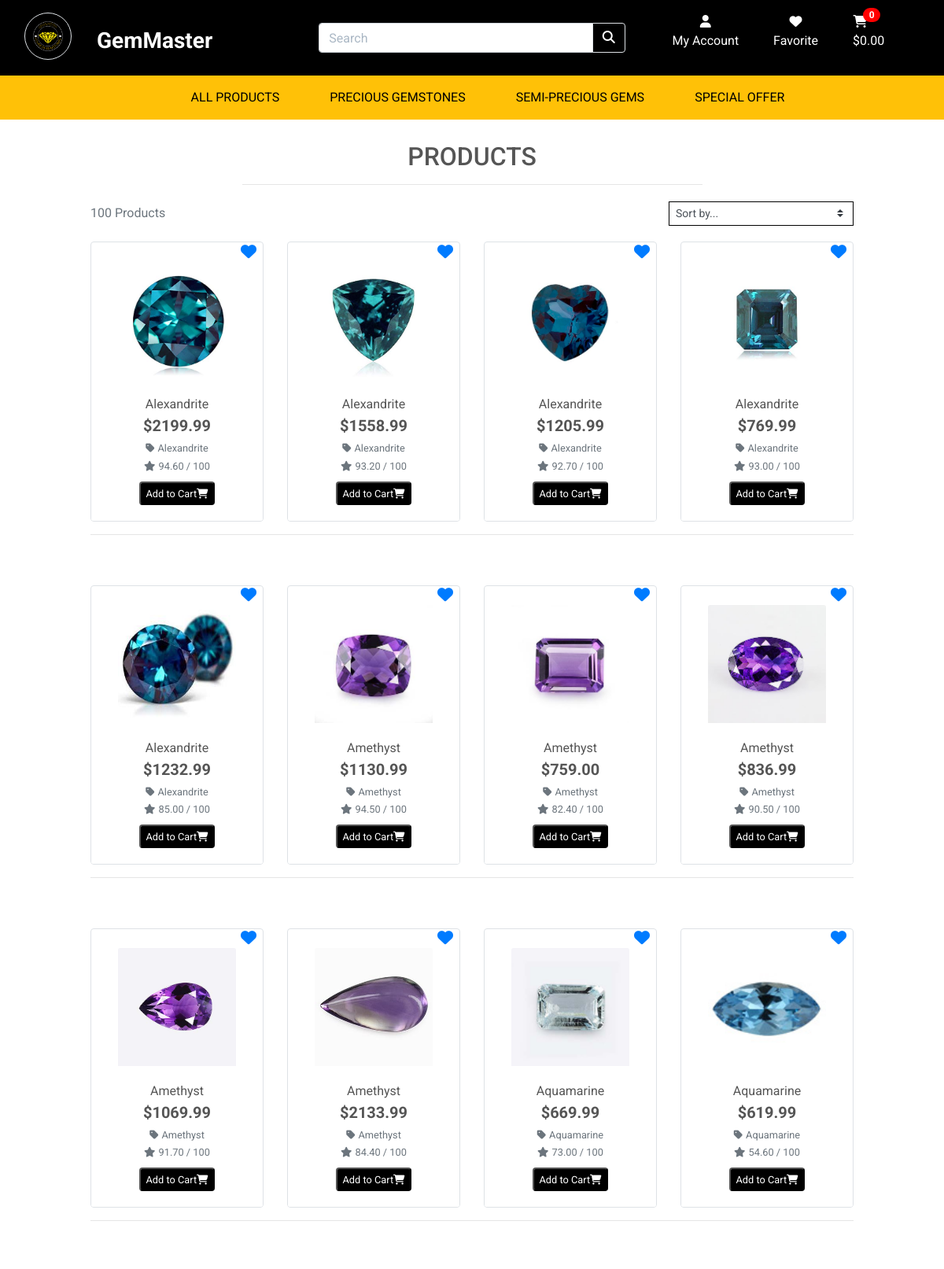
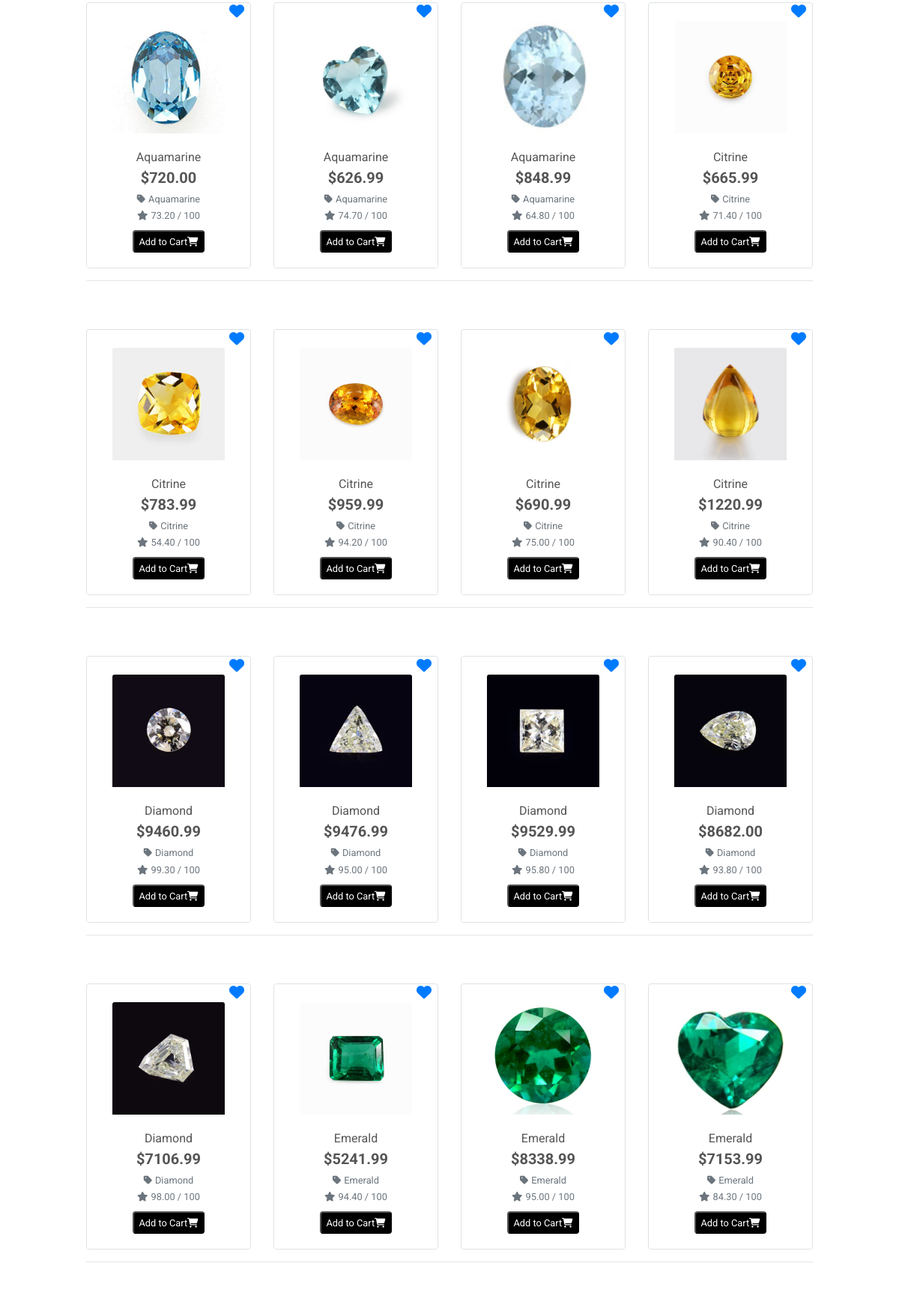
Screenshot of /products/ (upper part) with the database file from the repository (2 pictures, top to bottom).
### products/models.py (models this page shows, shortened)
class Product(models.Model):
    category = models.ForeignKey('Category', null=True, blank=True, on_delete=models.SET_NULL)
    sku = models.CharField(max_length=254, null=True, blank=True)
    name = models.CharField(max_length=254)
    description = models.TextField()
    price = models.DecimalField(max_digits=6, decimal_places=2)
    rating = models.DecimalField(max_digits=6, decimal_places=2, null=True, blank=True)
    image = models.ImageField(null=True, blank=True)

class Category(models.Model):
    class Meta:
        verbose_name_plural = 'Categories'
    name = models.CharField(max_length=254)
    friendly_name = models.CharField(max_length=254, null=True, blank=True)

### products/views.py (the view, shortened to what this page needs)
# urls.py: path('', views.all_products, name='products'),
def all_products(request):
    products = Product.objects.all()
    query = None
    categories = None
    sort = None
    direction = None
    current_sorting = f'{sort}_{direction}'
    context = {
        'products': products,
        'search_term': query,
        'current_categories': categories,
        'current_sorting': current_sorting,
    }
    return render(request, 'products/products.html', context)

### bag/contexts.py (called while the page is built, shortened)
def bag_contents(request):
    bag_items = []
    total = 0
    product_count = 0
    bag = request.session.get('bag', {})
    if total < settings.FREE_DELIVERY_THRESHOLD:
        delivery = total * Decimal(settings.STANDARD_DELIVERY_PERCENTAGE / 100)
        free_delivery_delta = settings.FREE_DELIVERY_THRESHOLD - total
    else:
        delivery = 0
        free_delivery_delta = 0
    grand_total = delivery + total
    context = {
        'bag_items': bag_items,
        'total': total,
        'product_count': product_count,
        'delivery': delivery,
        'free_delivery_delta': free_delivery_delta,
        'free_delivery_threshold': settings.FREE_DELIVERY_THRESHOLD,
        'grand_total': grand_total,
    }
    return context

### products/templates/products/products.html (shortened to what this page needs)
{% extends "base.html" %}
{% load static %}
{% block page_header %}
    <div class="container header-container">
    </div>
{% endblock %}
{% block content %}
    <div class="overlay"></div>
    <div class="container-fluid">
        <div class="row">
            <div class="col text-center mt-3">
                <h2 class="logo-font">Products</h2>
                <hr class="w-50 mb-1">
            </div>
        </div>
        <div class="row">
            <div class="product-container col-10 offset-1">
                <div class="row mt-1 mb-2">
                    <div class="col-12 col-md-6 my-auto order-md-last d-flex justify-content-center justify-content-md-end">
                        <div class="sort-select-wrapper w-50">
                            <select id="sort-selector" class="custom-select custom-select-sm rounded-0 border border-{% if current_sorting != 'None_None' %}info{% else %}black{% endif %}">
                                <option value="reset" {% if current_sorting == 'None_None' %}selected{% endif %}>Sort by...</option>
                            </select>
                        </div>
                    </div>
                    <div class="col-12 col-md-6 order-md-first">
                        <p class="text-muted mt-3 text-center text-md-left">
                            {{ products|length }} Products{% if search_term %} found for <strong>"{{ search_term }}"</strong>{% endif %}
                        </p>
                    </div>
                </div>
                <div class="row">
                    {% for product in products %}
                        <div class="col-sm-6 col-md-6 col-lg-4 col-xl-3">
                            <div class="card h-100 border">
                                {% if product.image %}
                                <a href="{% url 'add_to_favorite' product.id %}" class="text-right"><i class="fas fa-heart fa-lg text-right py-2 px-2" id="btn-likes"></i></a>
                                <a href="{% url 'product_detail' product.id %}" class="text-center">
                                    <img class="card-img-top img-fluid" style="width:150px; height:150px;" src="{{ product.image.url }}" alt="{{ product.name }}">
                                </a>
                                {% else %}
                                <a href="{% url 'product_detail' product.id %}">
                                    <img class="card-img-top img-fluid" src="{{ MEDIA_URL }}noimage.png" alt="{{ product.name }}">
                                </a>
                                {% endif %}
                                <div class="card-body pb-0 text-center">
                                    <p class="mb-0">{{ product.name }}</p>
                                </div>
                                <div class="card-footer bg-white pt-0 border-0 text-center">
                                    <div class="row">
                                        <div class="col">
                                            <p class="lead mb-0 font-weight-bold">${{ product.price }}</p>
                                            {% if product.category %}
                                            <p class="small mt-1 mb-0">
                                                <a class="text-muted" href="{% url 'products' %}?category={{ product.category.name }}">
                                                    <i class="fas fa-tag mr-1"></i>{{ product.category.friendly_name }}
                                                </a>
                                            </p>
                                            {% endif %}
                                            {% if product.rating %}
                                                <small class="text-muted"><i class="fas fa-star mr-1"></i>{{ product.rating }} / 100</small>
                                            {% else %}
                                                <small class="text-muted">No Rating</small>
                                            {% endif %}
                                        </div>
                                    </div>
                                    <div>
                                        <button class="my-2 rounded bg-black"><a href="{% url 'product_detail' product.id %}" class="text-decoration-none text-white bold"><small>Add to Cart<i class="fas fa-shopping-cart"></i></small></a></button>
                                    </div>
                               </div>
                            </div>
                        </div>
                        {% if forloop.counter|divisibleby:4 %}
                            <div class="col-12 d-none d-xl-block mb-5">
                                <hr>
                            </div>
                        {% endif %}
                    {% endfor %}
                </div>
            </div>
        </div>
    </div>
{% endblock %}

### static/css/base.css (style rules this page uses)
html { height: 100%; }
body { background: url('/static/image/colorful_gemstones.webp') no-repeat center center fixed; background-size: cover; height: calc(100vh - 164px); color: #555; font-family: 'Roboto', sans-serif; }
.logo-font { text-transform: uppercase; }
.border-black { border: 1px solid black !important; }
.bg-black { background: #000 !important; }
.overlay { height: 100%; width: 100%; top: 0; left: 0; position: fixed; background: white; z-index: -1; }
@media (min-width: 1200px) { .container { max-width: 80%; } }

### static/css/responsiveness.css (style rules this page uses)
@media (min-width: 1200px) { .container { max-width: 80%; } }
@media (min-width: 992px) { .header-container { padding-top: 124px; } }
@media (min-width: 992px) { .header-container { padding-top: 164px; } }

### rows the page displays
Product: image (picture), name "Alexandrite", price "2199.99", category.friendly_name "Alexandrite", rating "94.60"
Product: image (picture), name "Alexandrite", price "1558.99", category.friendly_name "Alexandrite", rating "93.20"
Product: image (picture), name "Alexandrite", price "1205.99", category.friendly_name "Alexandrite", rating "92.70"
Product: image (picture), name "Alexandrite", price "769.99", category.friendly_name "Alexandrite", rating "93.00"
Product: image (picture), name "Alexandrite", price "1232.99", category.friendly_name "Alexandrite", rating "85.00"
Product: image (picture), name "Amethyst", price "1130.99", category.friendly_name "Amethyst", rating "94.50"
Product: image (picture), name "Amethyst", price "759.00", category.friendly_name "Amethyst", rating "82.40"
Product: image (picture), name "Amethyst", price "836.99", category.friendly_name "Amethyst", rating "90.50"
Product: image (picture), name "Amethyst", price "1069.99", category.friendly_name "Amethyst", rating "91.70"
Product: image (picture), name "Amethyst", price "2133.99", category.friendly_name "Amethyst", rating "84.40"
Product: image (picture), name "Aquamarine", price "669.99", category.friendly_name "Aquamarine", rating "73.00"
Product: image (picture), name "Aquamarine", price "619.99", category.friendly_name "Aquamarine", rating "54.60"
Product: image (picture), name "Aquamarine", price "720.00", category.friendly_name "Aquamarine", rating "73.20"
Product: image (picture), name "Aquamarine", price "626.99", category.friendly_name "Aquamarine", rating "74.70"
Product: image (picture), name "Aquamarine", price "848.99", category.friendly_name "Aquamarine", rating "64.80"
Product: image (picture), name "Citrine", price "665.99", category.friendly_name "Citrine", rating "71.40"
Product: image (picture), name "Citrine", price "783.99", category.friendly_name "Citrine", rating "54.40"
Product: image (picture), name "Citrine", price "959.99", category.friendly_name "Citrine", rating "94.20"
Product: image (picture), name "Citrine", price "690.99", category.friendly_name "Citrine", rating "75.00"
Product: image (picture), name "Citrine", price "1220.99", category.friendly_name "Citrine", rating "90.40"
Product: image (picture), name "Diamond", price "9460.99", category.friendly_name "Diamond", rating "99.30"
Product: image (picture), name "Diamond", price "9476.99", category.friendly_name "Diamond", rating "95.00"
Product: image (picture), name "Diamond", price "9529.99", category.friendly_name "Diamond", rating "95.80"
Product: image (picture), name "Diamond", price "8682.00", category.friendly_name "Diamond", rating "93.80"
Product: image (picture), name "Diamond", price "7106.99", category.friendly_name "Diamond", rating "98.00"
Product: image (picture), name "Emerald", price "5241.99", category.friendly_name "Emerald", rating "94.40"
Product: image (picture), name "Emerald", price "8338.99", category.friendly_name "Emerald", rating "95.00"
Product: image (picture), name "Emerald", price "7153.99", category.friendly_name "Emerald", rating "84.30"

### other values shown
{{ product_count }} "0"
{{ products|length }} "100"
